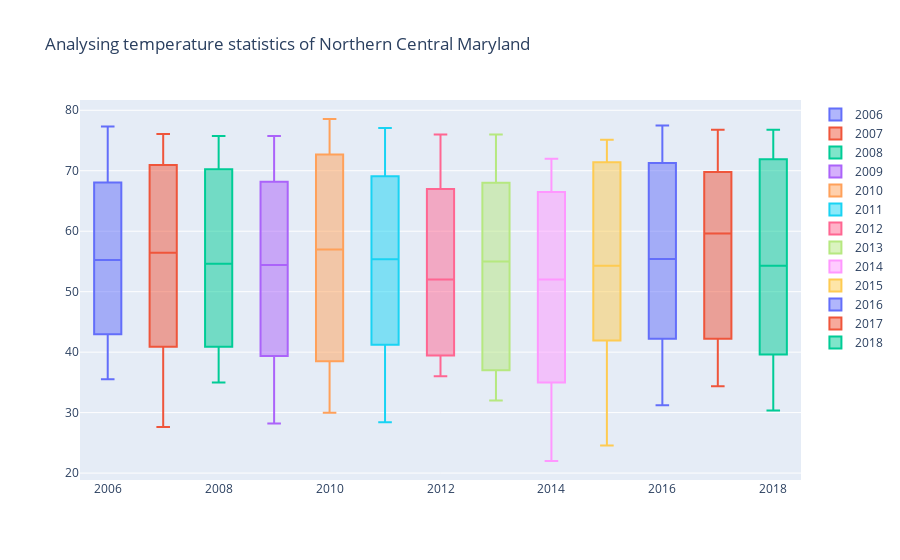

Here is the notebook cell this chart was saved with:
### Code cell
fig = go.Figure()
fig.add_trace(go.Box(y=year_nc['2006'], name="2006"))
fig.add_trace(go.Box(y=year_nc['2007'], name="2007"))
fig.add_trace(go.Box(y=year_nc['2008'], name="2008"))
fig.add_trace(go.Box(y=year_nc['2009'], name="2009"))
fig.add_trace(go.Box(y=year_nc['2010'], name="2010"))
fig.add_trace(go.Box(y=year_nc['2011'], name="2011"))
fig.add_trace(go.Box(y=year_nc['2012'], name="2012"))
fig.add_trace(go.Box(y=year_nc['2013'], name="2013"))
fig.add_trace(go.Box(y=year_nc['2014'], name="2014"))
fig.add_trace(go.Box(y=year_nc['2015'], name="2015"))
fig.add_trace(go.Box(y=year_nc['2016'], name="2016"))
fig.add_trace(go.Box(y=year_nc['2017'], name="2017"))
fig.add_trace(go.Box(y=year_nc['2018'], name="2018"))
fig.update_layout(
    title='Analysing temperature statistics of Northern Central Maryland')
fig.show()

### Figure 1 — Plotly figure (JSON) as saved in the notebook; plotly's stock layout.template omitted (floating-point values rounded to 4 significant figures)
{"data": [{"name": "2006", "type": "box", "y": [40.48, 35.53, 43.51, 55.88, 61.69, 71.11, 77.3, 76.69, 65.04, 54.64, 48.89, 42.41]}, {"name": "2007", "type": "box", "y": [36.51, 27.6, 44.2, 50.17, 64.16, 72.37, 74.98, 76.07, 69.52, 62.74, 44.98, 37.57]}, {"name": "2008", "type": "box", "y": [34.98, 36.44, 43.76, 54.79, 59.42, 73.72, 75.74, 72.13, 68.36, 54.47, 44.09, 38]}, {"name": "2009", "type": "box", "y": [28.22, 36.37, 42.33, 53.98, 62.85, 70.25, 72.94, 75.75, 66.1, 54.81, 49.23, 34.75]}, {"name": "2010", "type": "box", "y": [31.48, 29.98, 46.81, 56.76, 65.07, 75.63, 78.56, 75.93, 69.76, 57.16, 45.52, 30.24]}, {"name": "2011", "type": "box", "y": [28.42, 36.18, 41.74, 55.7, 65.1, 71.38, 77.08, 74.29, 66.76, 55, 47.48, 40.69]}, {"name": "2012", "type": "box", "y": [36, 39.86, 49, 50, 66, 68, 76, 73, 65, 54, 39, 38]}, {"name": "2013", "type": "box", "y": [33, 32, 38, 53, 60, 72, 76, 71, 65, 57, 42, 36]}, {"name": "2014", "type": "box", "y": [22, 28, 35, 50, 61, 70, 72, 69, 64, 54, 38, 35]}, {"name": "2015", "type": "box", "y": [29.92, 24.55, 37.12, 53.59, 65.31, 72.38, 75.12, 73.67, 70.46, 55, 50.23, 46.74]}, {"name": "2016", "type": "box", "y": [31.24, 35.03, 48.77, 52.27, 60.17, 71.64, 77.5, 77.22, 70.89, 58.5, 47.2, 37.23]}, {"name": "2017", "type": "box", "y": [37.46, 42.71, 41.69, 58.74, 61.12, 71.65, 76.76, 72.13, 67.95, 60.47, 44.92, 34.36]}, {"name": "2018", "type": "box", "y": [30.34, 40.59, 38.21, 50.13, 68, 71.41, 75.95, 76.78, 72.36, 58.45, 42.85, 38.62]}], "layout": {"title": {"text": "Analysing temperature statistics of Northern Central Maryland"}}}
